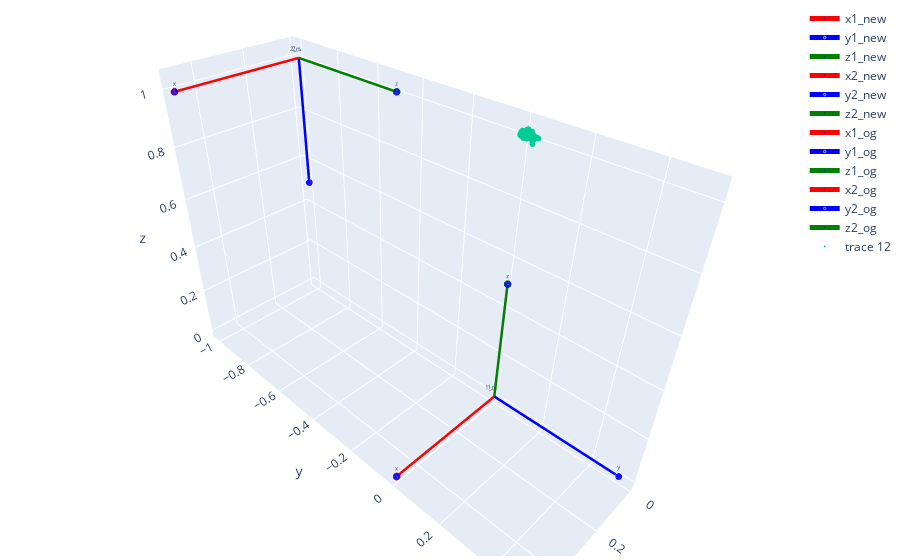

The cell this chart's notebook holds for it:
### Markdown cell above
# Plot camera coordinate systems

### Code cell
only_new=False
only_orig=False


#Test initialization
rot_vec_3 = R.from_rotvec([0, 0, 0])
R3 = rot_vec_3.as_matrix()
t3 = [0, 0, 0]

rot_vec_4 = R.from_rotvec(-np.pi/2 * np.array([1, 0, 0]))
R4 = rot_vec_4.as_matrix()
t4 = [0, -1, 1]

scale_factor=0.5

# Annotate cameras (origins and vectors)
data_1 = vector_plot([scale_factor*R1[:,0],scale_factor*R1[:,1],scale_factor*R1[:,2]], orig=t1,cam_name='1_new')
data_2 = vector_plot([scale_factor*R2[:,0],scale_factor*R2[:,1],scale_factor*R2[:,2]], orig=t2, cam_name='2_new')

data_3 = vector_plot([scale_factor*R3[:,0],scale_factor*R3[:,1],scale_factor*R3[:,2]], orig=t3, cam_name='1_og')
data_4 = vector_plot([scale_factor*R4[:,0],scale_factor*R4[:,1],scale_factor*R4[:,2]], orig=t4, cam_name='2_og')

#print(pts_array_3d_clean.shape)

data_5  = [go.Scatter3d(x=points_3d_init[:,0], y=points_3d_init[:,1], z=points_3d_init[:,2], mode='markers', marker=dict(size=2))]
#data_5  = [go.Scatter3d(x=optim_3d_pts_total[:,0], y=optim_3d_pts_total[:,1], z=optim_3d_pts_total[:,2], mode='markers', marker=dict(size=2))]
#data_5  = [go.Scatter3d(x=pts_array_3d_clean[:,0], y=pts_array_3d_clean[:,1], z=pts_array_3d_clean[:,2], mode='markers', marker=dict(size=2))]
layout = go.Layout(
            margin = dict(l = 4,
                        r = 4,
                        b = 4,
                        t = 4)
                )
if only_new:
        data = data_1 + data_2 + data_5
elif only_orig:
        data = data_3 + data_4 + data_5
else:
        data = data_1 + data_2 + data_3 + data_4 + data_5


fig = go.Figure(data=data,layout=layout)
fig.update_traces(textfont_size=6)

fig.show()

### Figure 1 — Plotly figure (JSON) as saved in the notebook; plotly's stock layout.template omitted (floating-point values rounded to 4 significant figures; data arrays with more than 128 entries replaced by an {"elided": "..."} marker saying what was removed)
{"data": [{"line": {"color": "red", "width": 5}, "marker": {"color": "blue", "size": [0, 5]}, "mode": "lines+markers+text", "name": "x1_new", "text": ["1_new", "x"], "textfont": {"size": 6}, "type": "scatter3d", "x": [0, 0.5], "y": [0, 0], "z": [0, 0]}, {"line": {"color": "blue", "width": 5}, "marker": {"color": "blue", "size": [0, 5]}, "mode": "lines+markers+text", "name": "y1_new", "text": ["1_new", "y"], "textfont": {"size": 6}, "type": "scatter3d", "x": [0, 0], "y": [0, 0.5], "z": [0, 0]}, {"line": {"color": "green", "width": 5}, "marker": {"color": "blue", "size": [0, 5]}, "mode": "lines+markers+text", "name": "z1_new", "text": ["1_new", "z"], "textfont": {"size": 6}, "type": "scatter3d", "x": [0, 0], "y": [0, 0], "z": [0, 0.5]}, {"line": {"color": "red", "width": 5}, "marker": {"color": "blue", "size": [0, 5]}, "mode": "lines+markers+text", "name": "x2_new", "text": ["2_new", "x"], "textfont": {"size": 6}, "type": "scatter3d", "x": [0, 0.5], "y": [-1, -1], "z": [1, 1]}, {"line": {"color": "blue", "width": 5}, "marker": {"color": "blue", "size": [0, 5]}, "mode": "lines+markers+text", "name": "y2_new", "text": ["2_new", "y"], "textfont": {"size": 6}, "type": "scatter3d", "x": [0, 0], "y": [-1, -1.0], "z": [1, 0.5]}, {"line": {"color": "green", "width": 5}, "marker": {"color": "blue", "size": [0, 5]}, "mode": "lines+markers+text", "name": "z2_new", "text": ["2_new", "z"], "textfont": {"size": 6}, "type": "scatter3d", "x": [0, 0], "y": [-1, -0.5], "z": [1, 1]}, {"line": {"color": "red", "width": 5}, "marker": {"color": "blue", "size": [0, 5]}, "mode": "lines+markers+text", "name": "x1_og", "text": ["1_og", "x"], "textfont": {"size": 6}, "type": "scatter3d", "x": [0, 0.5], "y": [0, 0], "z": [0, 0]}, {"line": {"color": "blue", "width": 5}, "marker": {"color": "blue", "size": [0, 5]}, "mode": "lines+markers+text", "name": "y1_og", "text": ["1_og", "y"], "textfont": {"size": 6}, "type": "scatter3d", "x": [0, 0], "y": [0, 0.5], "z": [0, 0]}, {"line": {"color": "green", "width": 5}, "marker": {"color": "blue", "size": [0, 5]}, "mode": "lines+markers+text", "name": "z1_og", "text": ["1_og", "z"], "textfont": {"size": 6}, "type": "scatter3d", "x": [0, 0], "y": [0, 0], "z": [0, 0.5]}, {"line": {"color": "red", "width": 5}, "marker": {"color": "blue", "size": [0, 5]}, "mode": "lines+markers+text", "name": "x2_og", "text": ["2_og", "x"], "textfont": {"size": 6}, "type": "scatter3d", "x": [0, 0.5], "y": [-1, -1], "z": [1, 1]}, {"line": {"color": "blue", "width": 5}, "marker": {"color": "blue", "size": [0, 5]}, "mode": "lines+markers+text", "name": "y2_og", "text": ["2_og", "y"], "textfont": {"size": 6}, "type": "scatter3d", "x": [0, 0], "y": [-1, -1.0], "z": [1, 0.5]}, {"line": {"color": "green", "width": 5}, "marker": {"color": "blue", "size": [0, 5]}, "mode": "lines+markers+text", "name": "z2_og", "text": ["2_og", "z"], "textfont": {"size": 6}, "type": "scatter3d", "x": [0, 0], "y": [-1, -0.5], "z": [1, 1]}, {"marker": {"size": 2}, "mode": "markers", "textfont": {"size": 6}, "type": "scatter3d", "x": {"elided": "6697 float values"}, "y": {"elided": "6697 float values"}, "z": {"elided": "6697 float values"}}], "layout": {"margin": {"b": 4, "l": 4, "r": 4, "t": 4}}}
